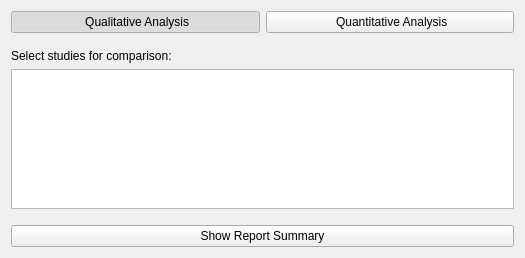
<?xml version="1.0" encoding="UTF-8"?>
<ui version="4.0">
 <class>qSlicerLongPETCTAnalysisSettingsWidget</class>
 <widget class="QWidget" name="qSlicerLongPETCTAnalysisSettingsWidget">
  <property name="geometry">
   <rect>
    <x>0</x>
    <y>0</y>
    <width>525</width>
    <height>258</height>
   </rect>
  </property>
  <property name="windowTitle">
   <string>Form</string>
  </property>
  <layout class="QVBoxLayout" name="verticalLayout">
   <property name="spacing">
    <number>16</number>
   </property>
   <item>
    <layout class="QHBoxLayout" name="horizontalLayout">
     <property name="spacing">
      <number>6</number>
     </property>
     <item>
      <widget class="QPushButton" name="ButtonQualitativeAnalysis">
       <property name="sizePolicy">
        <sizepolicy hsizetype="Expanding" vsizetype="Fixed">
         <horstretch>0</horstretch>
         <verstretch>0</verstretch>
        </sizepolicy>
       </property>
       <property name="toolTip">
        <string>Click here for Qualitative Analysis</string>
       </property>
       <property name="text">
        <string> Qualitative Analysis</string>
       </property>
       <property name="icon">
        <iconset resource="../qSlicerLongPETCTModule.qrc">
         <normaloff>:/Icons/qual_icon.png</normaloff>:/Icons/qual_icon.png</iconset>
       </property>
       <property name="iconSize">
        <size>
         <width>24</width>
         <height>24</height>
        </size>
       </property>
       <property name="checkable">
        <bool>true</bool>
       </property>
       <property name="checked">
        <bool>true</bool>
       </property>
       <property name="flat">
        <bool>false</bool>
       </property>
       <attribute name="buttonGroup">
        <string>ButtonGroupAnalysisType</string>
       </attribute>
      </widget>
     </item>
     <item>
      <widget class="QPushButton" name="ButtonQuantitativeAnalysis">
       <property name="sizePolicy">
        <sizepolicy hsizetype="Expanding" vsizetype="Fixed">
         <horstretch>0</horstretch>
         <verstretch>0</verstretch>
        </sizepolicy>
       </property>
       <property name="toolTip">
        <string>Click here for Quantitative Analysis</string>
       </property>
       <property name="text">
        <string> Quantitative Analysis</string>
       </property>
       <property name="icon">
        <iconset resource="../qSlicerLongPETCTModule.qrc">
         <normaloff>:/Icons/LongPETCT.png</normaloff>:/Icons/LongPETCT.png</iconset>
       </property>
       <property name="iconSize">
        <size>
         <width>24</width>
         <height>24</height>
        </size>
       </property>
       <property name="checkable">
        <bool>true</bool>
       </property>
       <property name="flat">
        <bool>false</bool>
       </property>
       <attribute name="buttonGroup">
        <string>ButtonGroupAnalysisType</string>
       </attribute>
      </widget>
     </item>
    </layout>
   </item>
   <item>
    <layout class="QVBoxLayout" name="verticalLayout_2">
     <property name="spacing">
      <number>6</number>
     </property>
     <item>
      <widget class="QLabel" name="label">
       <property name="text">
        <string>Select studies for comparison:</string>
       </property>
      </widget>
     </item>
     <item>
      <widget class="QListWidget" name="ListSelectedObjects">
       <property name="sizePolicy">
        <sizepolicy hsizetype="Expanding" vsizetype="Preferred">
         <horstretch>0</horstretch>
         <verstretch>0</verstretch>
        </sizepolicy>
       </property>
       <property name="styleSheet">
        <string notr="true">QListWidget::item { margin-bottom: 5px; color: #000;}</string>
       </property>
      </widget>
     </item>
    </layout>
   </item>
   <item>
    <widget class="QPushButton" name="ButtonShowSummary">
     <property name="text">
      <string>Show Report Summary</string>
     </property>
    </widget>
   </item>
   <item>
    <spacer name="verticalSpacer">
     <property name="orientation">
      <enum>Qt::Vertical</enum>
     </property>
     <property name="sizeHint" stdset="0">
      <size>
       <width>20</width>
       <height>40</height>
      </size>
     </property>
    </spacer>
   </item>
  </layout>
 </widget>
 <resources>
  <include location="../qSlicerLongPETCTModule.qrc"/>
 </resources>
 <connections/>
 <buttongroups>
  <buttongroup name="ButtonGroupAnalysisType"/>
 </buttongroups>
</ui>
